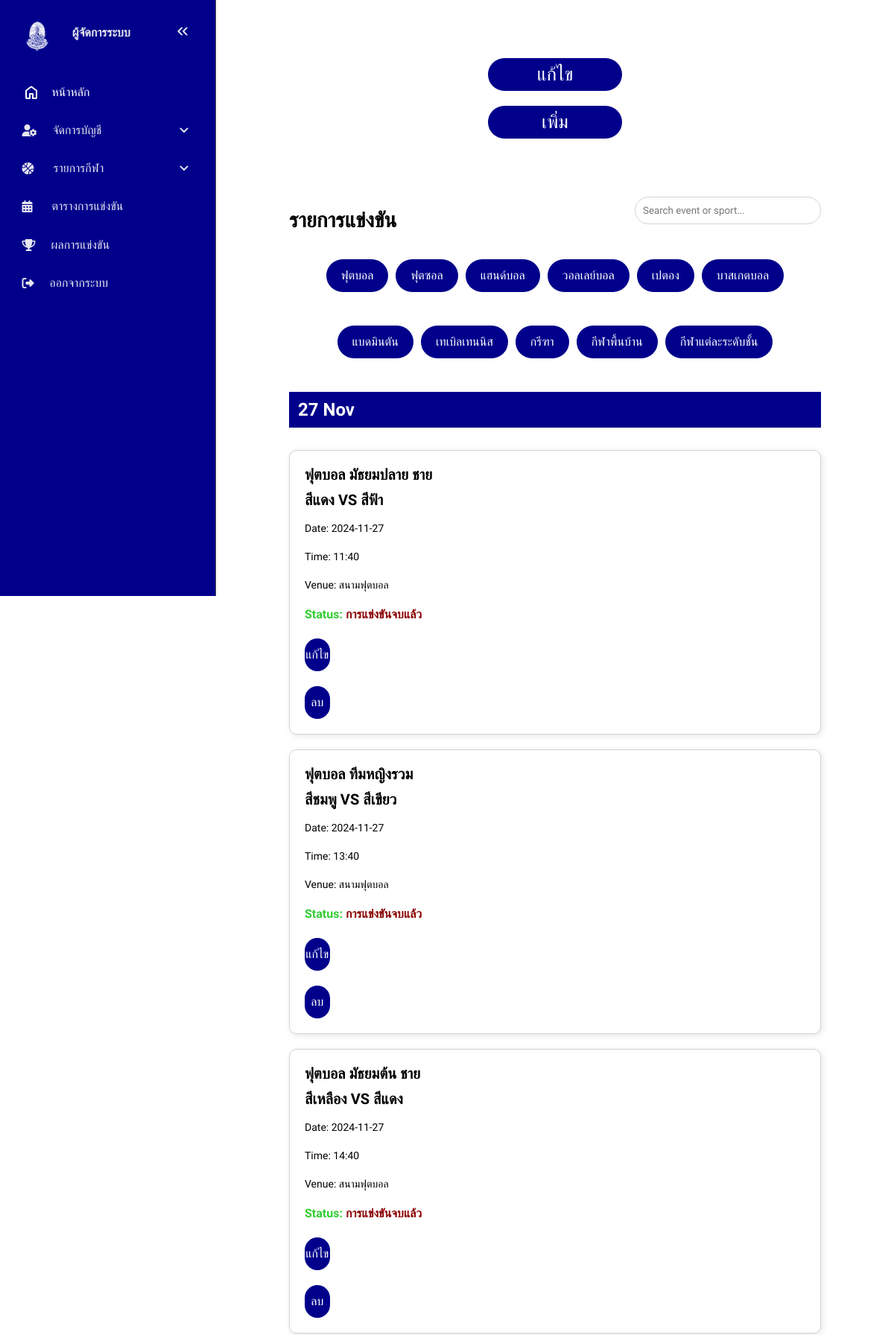
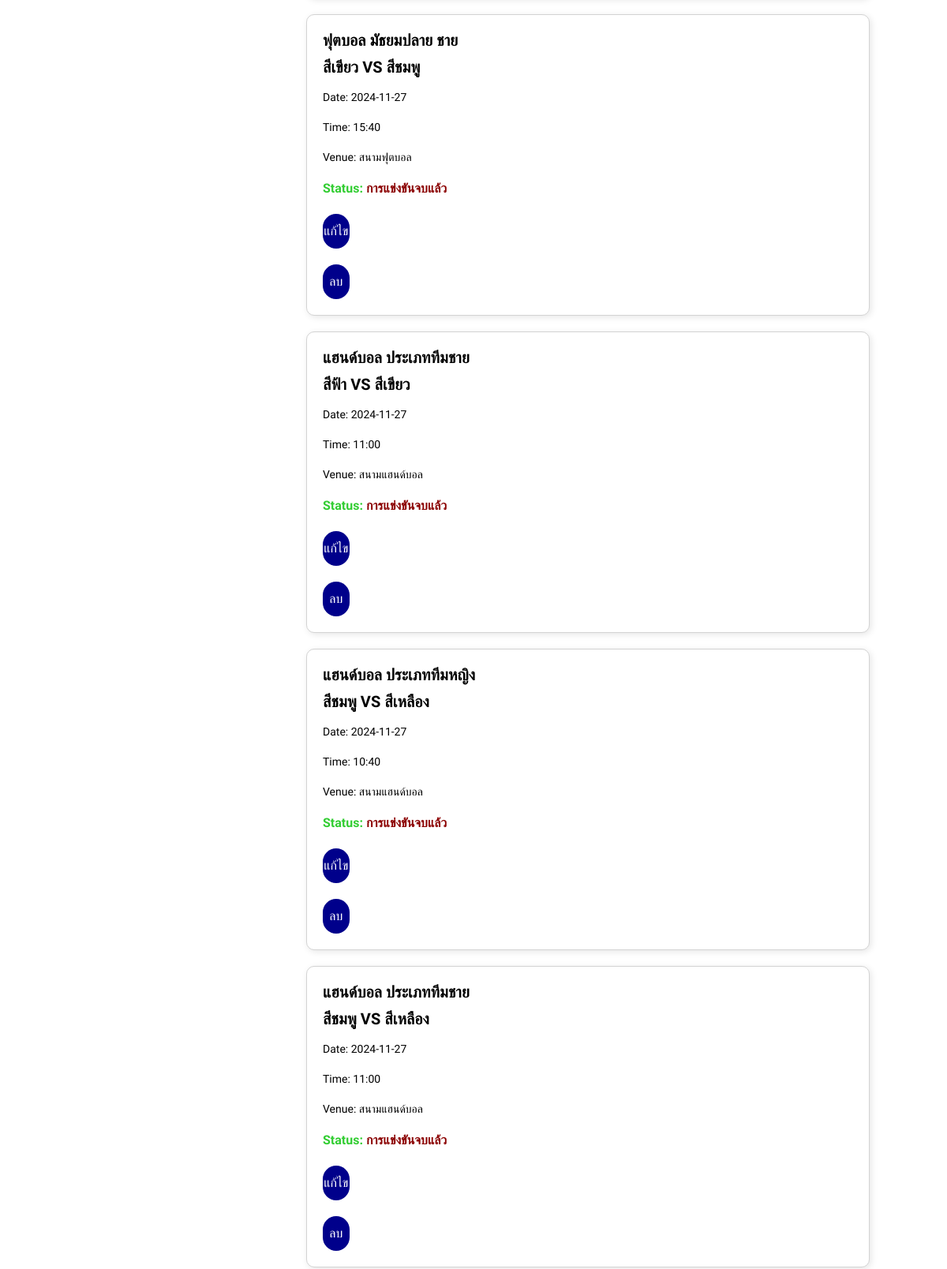
The app's page /admin_system.php?page=schedule&sub_page=view (signed in, upper part) with its own data (2 pictures, top to bottom).
### tables this page shows
CREATE TABLE `schedule` (
  `schedule_id` int(11) NOT NULL,
  `schedule_sport_id` int(11) NOT NULL,
  `schedule_date` date NOT NULL,
  `schedule_time` time(1) NOT NULL,
  `schedule_venue` varchar(128) NOT NULL,
  `schedule_status` varchar(32) NOT NULL,
  `schedule_rival_one` varchar(16) NOT NULL,
  `schedule_rival_two` varchar(16) NOT NULL
);

CREATE TABLE `sports` (
  `sport_id` int(11) NOT NULL,
  `sport_name` varchar(128) NOT NULL,
  `sport_type` varchar(64) NOT NULL,
  `sport_degree` varchar(16) NOT NULL,
  `sport_gender` varchar(8) NOT NULL,
  `sport_amount` int(2) NOT NULL,
  `sport_note` varchar(256) NOT NULL
);

### conn.php (called while the page is built, shortened)
<?php
    function sport_name($id_sport, $conn) {
        $sql_find_sport_name = "SELECT `sport_name` FROM `sports` WHERE `sport_id` = $id_sport";
        $result_find_sports_name = mysqli_query($conn, $sql_find_sport_name);
        if (mysqli_num_rows($result_find_sports_name) > 0) {
            $row_find_sports_name = mysqli_fetch_assoc($result_find_sports_name);
            return $row_find_sports_name['sport_name'];
        }
        return "N/A";
    }
    function sport_type($id_sport, $conn) {
        $sql_find_sport_type = "SELECT `sport_type` FROM `sports` WHERE `sport_id` = $id_sport";
        $result_find_sport_type = mysqli_query($conn, $sql_find_sport_type);
        if (mysqli_num_rows($result_find_sport_type) > 0) {
            $row_find_sport_type = mysqli_fetch_assoc($result_find_sport_type);
            return $row_find_sport_type['sport_type'];
        }
        return "N/A";
    }
    ?>

### admin/view/view_schedule.php (the view, shortened to what this page needs)
<link rel="stylesheet"  href="element/styles_admin_sport.css">
<body>
    <div class="schedule-container">
        <div class="schedule-header">
            <h2>รายการแข่งขัน</h2>
            <div class="schedule-filter">
                <input type="search" placeholder="Search event or sport...">
            </div>
        </div>
        <div class="schedule-categories">
            <?php
                $sql_find_sport_type = "SELECT `sport_type` FROM `sports` GROUP BY `sport_type` ORDER BY `sport_id` ASC";
                     $result_find_sports_type = mysqli_query($conn, $sql_find_sport_type);
                     if (mysqli_num_rows($result_find_sports_type) > 0) {
                         while ($row_find_sports_type = mysqli_fetch_assoc($result_find_sports_type)) {
                             echo "<a class=\"filter-button\" onclick=\"filterBySport('".$row_find_sports_type['sport_type']."')\">" . $row_find_sports_type['sport_type'] . "</a>";
                         }
                     }
                ?>
        </div>
        <section>
            <div>
                <?php
                    $sql_find_date = "SELECT `schedule_date` FROM `schedule` GROUP BY `schedule_date`";
                    $result_find_date = mysqli_query($conn, $sql_find_date);
                    if (mysqli_num_rows($result_find_date) > 0){
                        while ($row_date = mysqli_fetch_assoc($result_find_date)) {
                            echo "<div class=\"event-date\"><h1>".date('d M', strtotime(htmlspecialchars($row_date['schedule_date'])))."</h1></div>";
                            $sql_find_scheddule = "SELECT * FROM `schedule` WHERE `schedule_date` = ".date('Ymd', strtotime($row_date['schedule_date']));
                            $result_find_scheddule = mysqli_query($conn, $sql_find_scheddule);
                            if (mysqli_num_rows($result_find_scheddule) > 0){
                                while ($row_scheddule = mysqli_fetch_assoc($result_find_scheddule)) {
                                    echo "<div class=\"schedule-list\"><div class=\"event-card\" data-sport=\"".sport_type($row_scheddule['schedule_sport_id'], $conn)."\">";
                                    echo "<div class=\"event-info\">
                                        <h3>" . sport_name($row_scheddule['schedule_sport_id'], $conn) . "</h3>
                                        <h3>" . $row_scheddule['schedule_rival_one'] . " VS " . $row_scheddule['schedule_rival_two'] . "</h3>
                                        <p>Date: " . htmlspecialchars($row_scheddule['schedule_date']) . "</p>
                                        <p>Time: " .  substr(htmlspecialchars($row_scheddule['schedule_time']), 0, 5) . "</p>
                                        <p>Venue: " . htmlspecialchars($row_scheddule['schedule_venue']) . "</p>
                                    </div>";
                                    echo "<div class=\"event-status\">
                                        <p>Status: ";
                                switch ($row_scheddule['schedule_status']) {
                                    case 'ยังไม่แข่งขัน':
                                        echo "<span style=\"color: darkblue;\">ยังไม่แข่งขัน</span>";
                                        break;
                                    case 'การแข่งขันจบแล้ว':
                                        echo "<span style=\"color: darkred;\">การแข่งขันจบแล้ว</span>";
                                        break;
                                    default:
                                        echo "<span>No Status</span>";
                                        break;
                                }
                                echo "</p>
                                    </div>";
                                    echo "<a class=btn_schedule href=\"admin_system.php?page=schedule&sub_page=edit&schedule_id=".$row_scheddule['schedule_id']."\">แก้ไข</a>
                                        <a class=btn_schedule href=\"admin_system.php?page=schedule&sub_page=delete&schedule_id=".$row_scheddule['schedule_id']."\">ลบ</a>";
                                    echo "</div>";
                                }
                            }else{
                                echo "sport_not_found";
                            }
                            echo "</div>";
                        }
                    }else{
                        echo "date not found..";
                    }
                     ?>
            </div>
        </section>
    </div>
</body>

### element/styles_admin_old.css (style rules this page uses)
* { margin: 0; padding: 0; box-sizing: border-box; text-decoration: none; list-style: none; font-family: "Mitr", sans-serif; }
:root { --base-clr: #11121a; --line-clr: #42434a; --hover-clr: #222533; --text-clr: #e6e6ef; --accent-clr: #5e63ff; --secondary-text-clr: #b0b3c1; }
body { min-height: 100vh; min-height: 100dvh; color: #444444; display: grid; grid-template-columns: auto 1fr ; line-height: 1.5rem; height: -webkit-fill-available; }
.schedule-list { display: grid; gap: 20px; }
.event-card { background-color: white; border: 1px solid lightgray; border-radius: 10px; box-shadow: 2px 2px 8px rgba(0, 0, 0, 0.1); padding: 20px; transition: transform 0.3s ease; }
.event-info h3 { font-family: "Mitr", sans-serif; font-size: 20px; margin-bottom: 10px; }
.event-info p { font-family: "Mitr", sans-serif; font-size: 14px; margin-bottom: 5px; }
.event-status { margin-top: 10px; font-family: "Mitr", sans-serif; font-weight: bold; color: limegreen; }
.event-date { margin-top: 30px; background-color: darkblue; font-family: "Mitr", sans-serif; padding-left: 15px; color: white; padding: 12px; margin-bottom: 30px; }
.schedule-container { max-width: 1200px; margin: 20px auto; margin-top: 50px; padding: 20px; color: black; }
.schedule-header { display: flex; justify-content: space-between; align-items: center; margin-bottom: 20px; }
.schedule-header h2 { font-family: "Mitr", sans-serif; font-size: 28px; }
.schedule-filter input { padding: 10px; width: 250px; border-radius: 20px; border: 1px solid lightgray; }
.schedule-categories { display: flex; flex-wrap: wrap; justify-content: center; gap: 10px; margin-bottom: 30px; }
.filter-button { padding: 10px 20px; font-size: 16px; background-color: darkblue; border: none; border-radius: 60px; color: white; cursor: pointer; transition: background-color 0.3s ease; cursor: pointer; }

### element/styles_admin_sport.css (style rules this page uses)
* { margin: 0; padding: 0; box-sizing: border-box; text-decoration: none; list-style: none; font-family: "Mitr", sans-serif; }
.filter-button { padding: 10px 20px; font-size: 16px; margin-bottom: 15px; margin-top: 20px; background-color: darkblue; border: none; border-radius: 60px; color: white; cursor: pointer; transition: background-color 0.3s ease; cursor: pointer; text-decoration: none; display: inline-block; }
.btn_schedule { display: flex; flex-direction: row; justify-content: center; margin-top: 20px; padding: 10px; background-color: darkblue; color: white; border-radius: 30px; width: 5%; text-align: center; transition: 0.4s ease; }

### records on screen
schedule: schedule_sport.sport_name "ฟุตบอล มัธยมปลาย ชาย", schedule_rival_one "สีแดง", schedule_rival_two "สีฟ้า", schedule_date "2024-11-27", schedule_time "11:40", schedule_venue "สนามฟุตบอล", schedule_status "การแข่งขันจบแล้ว"
schedule: schedule_sport.sport_name "ฟุตบอล ทีมหญิงรวม", schedule_rival_one "สีชมพู", schedule_rival_two "สีเขียว", schedule_date "2024-11-27", schedule_time "13:40", schedule_venue "สนามฟุตบอล", schedule_status "การแข่งขันจบแล้ว"
schedule: schedule_sport.sport_name "ฟุตบอล มัธยมต้น ชาย", schedule_rival_one "สีเหลือง", schedule_rival_two "สีแดง", schedule_date "2024-11-27", schedule_time "14:40", schedule_venue "สนามฟุตบอล", schedule_status "การแข่งขันจบแล้ว"
schedule: schedule_sport.sport_name "ฟุตบอล มัธยมปลาย ชาย", schedule_rival_one "สีเขียว", schedule_rival_two "สีชมพู", schedule_date "2024-11-27", schedule_time "15:40", schedule_venue "สนามฟุตบอล", schedule_status "การแข่งขันจบแล้ว"
schedule: schedule_sport.sport_name "แฮนด์บอล ประเภททีมชาย", schedule_rival_one "สีฟ้า", schedule_rival_two "สีเขียว", schedule_date "2024-11-27", schedule_time "11:00", schedule_venue "สนามแฮนด์บอล", schedule_status "การแข่งขันจบแล้ว"
schedule: schedule_sport.sport_name "แฮนด์บอล ประเภททีมหญิง", schedule_rival_one "สีชมพู", schedule_rival_two "สีเหลือง", schedule_date "2024-11-27", schedule_time "10:40", schedule_venue "สนามแฮนด์บอล", schedule_status "การแข่งขันจบแล้ว"
schedule: schedule_sport.sport_name "แฮนด์บอล ประเภททีมชาย", schedule_rival_one "สีชมพู", schedule_rival_two "สีเหลือง", schedule_date "2024-11-27", schedule_time "11:00", schedule_venue "สนามแฮนด์บอล", schedule_status "การแข่งขันจบแล้ว"

### other values on screen
$row_find_sports_type['sport_type'] "ฟุตบอล"
$row_find_sports_type['sport_type'] "ฟุตซอล"
$row_find_sports_type['sport_type'] "แฮนด์บอล"
$row_find_sports_type['sport_type'] "วอลเลย์บอล"
$row_find_sports_type['sport_type'] "เปตอง"
$row_find_sports_type['sport_type'] "บาสเกตบอล"
$row_find_sports_type['sport_type'] "แบดมินตัน"
$row_find_sports_type['sport_type'] "เทเบิลเทนนิส"
$row_find_sports_type['sport_type'] "กรีฑา"
$row_find_sports_type['sport_type'] "กีฬาพื้นบ้าน"
$row_find_sports_type['sport_type'] "กีฬาแต่ละระดับชั้น"
date('d M', strtotime(htmlspecialchars($row_date['schedule_date']))) "27 Nov"
